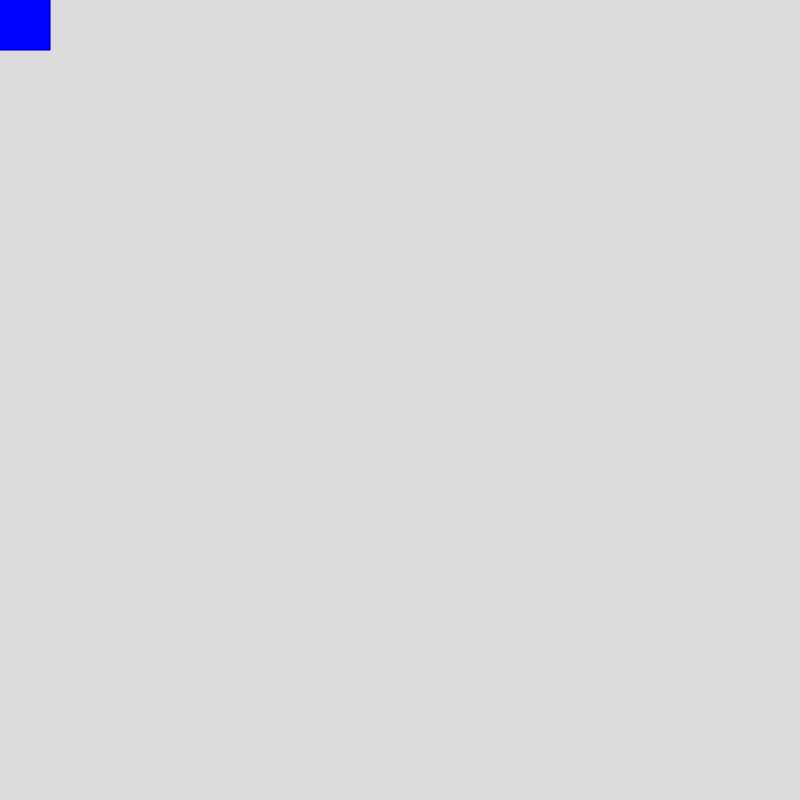
Frame 1 (no input)
Frame 60 (no input): identical to frame 1, image omitted
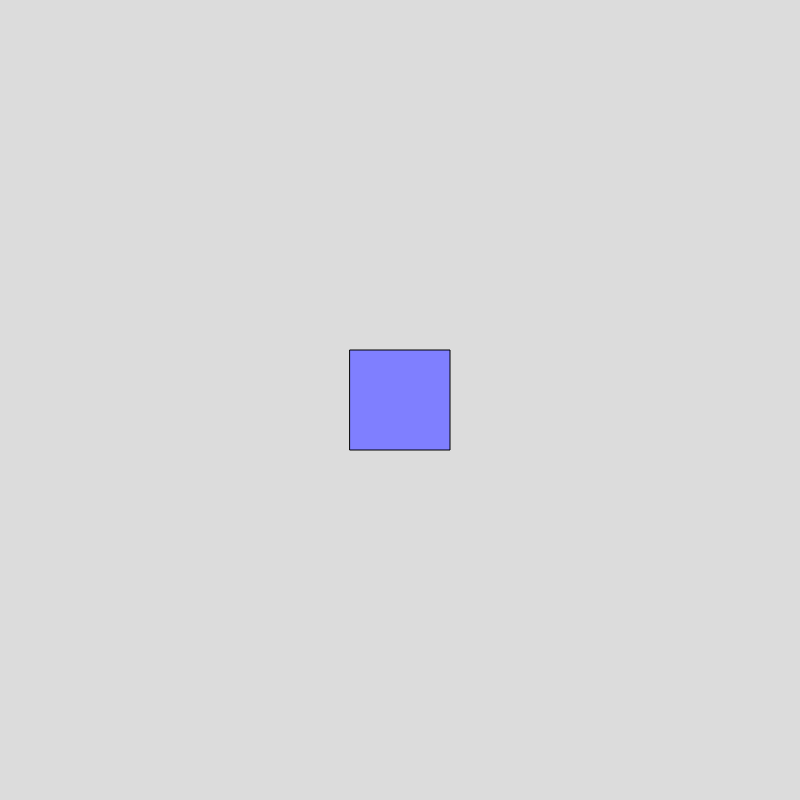
Frame 120 (the mouse pressed at the canvas centre since frame 60)

The p5.js sketch that drew these frames (run headless with seeded random() and noise() and a simulated clock; from frame 60 on, the mouse is pressed at the canvas centre):

// p5.js sketch
// ── sketch.js
function setup() {
  createCanvas(800, 800);
   rectMode(CENTER);
}

function draw() {
  background(220);
    var col1 = 0;
  var col2 = 0;
  col1 = int(map(mouseX,0,width,0,255));
  col2 = int(map(mouseY,0,height,0,255));
  fill(col1,col2,255);
  rect(mouseX, mouseY,100,100);
}
